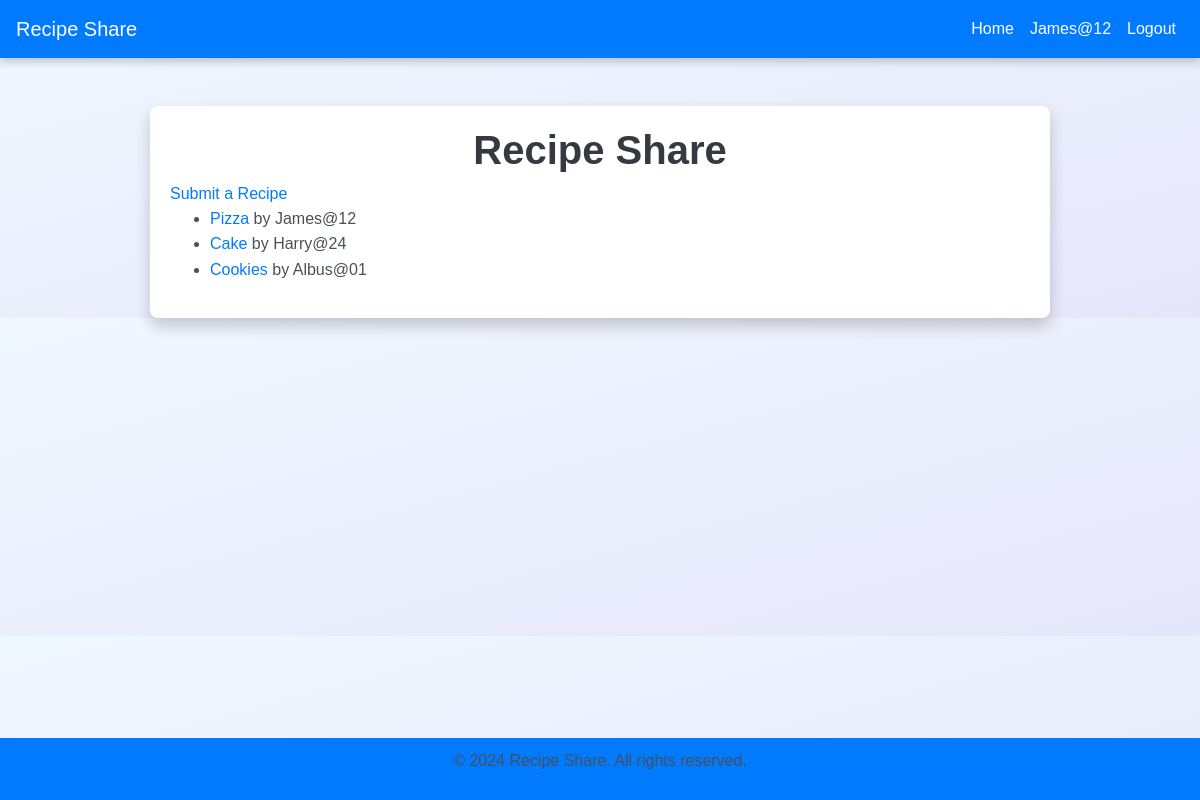
Screenshot of / (signed in) with the database file from the repository.
### app/models.py (models this page shows, shortened)
class Recipe(models.Model):
    title = models.CharField(max_length=100)
    ingredients = models.TextField()
    instructions = models.TextField()
    image = models.ImageField(upload_to='images/')
    author = models.ForeignKey(User, on_delete=models.CASCADE)
    created_at = models.DateTimeField(auto_now_add=True)
    likes = models.ManyToManyField(User, related_name='recipe_likes', blank=True)

### app/views.py (the view)
# urls.py: path('', views.index, name='index'),
def index(request):
    recipes = Recipe.objects.all()
    return render(request, 'app/index.html', {'recipes': recipes})

### app/templates/app/index.html
{% extends 'app/base.html' %}
{% block content %}
    <h1>Recipe Share</h1>
    <a href="{% url 'submit_recipe' %}">Submit a Recipe</a>
    <ul>
        {% for recipe in recipes %}
            <li>
                <a href="{% url 'view_recipe' recipe.id %}">{{ recipe.title }}</a> by {{ recipe.author }}
            </li>
        {% endfor %}
    </ul>
{% endblock %}

### app/templates/app/base.html (shortened to what this page needs)
<!DOCTYPE html>
<html lang="en">
<head>
    {% load static %}
    <link rel="stylesheet" href="https://maxcdn.bootstrapcdn.com/bootstrap/4.5.2/css/bootstrap.min.css">
    <link rel="stylesheet" href="{% static 'css/styles.css' %}">
</head>
<body>
    <nav class="navbar navbar-expand-lg">
        <a class="navbar-brand" href="{% url 'index' %}">Recipe Share</a>
        <div class="collapse navbar-collapse" id="navbarNav">
            <ul class="navbar-nav ml-auto">
                <li class="nav-item">
                    <a class="nav-link" href="{% url 'index' %}">Home</a>
                </li>
                {% if user.is_authenticated %}
                    <li class="nav-item">
                        <a class="nav-link" href="{% url 'view_user' user.id %}">{{ user.username }}</a>
                    </li>
                    <li class="nav-item">
                        <a class="nav-link" href="{% url 'logout' %}">Logout</a>
                    </li>
                {% endif %}
            </ul>
        </div>
    </nav>
    <div class="container mt-5">
        {% block content %}
        {% endblock %}
    </div>
    <footer>
        <p>&copy; 2024 Recipe Share. All rights reserved.</p>
    </footer>
</body>
</html>

### app/static/css/styles.css (style rules this page uses)
body { font-family: 'Arial', sans-serif; background: linear-gradient(to bottom right, #f0f8ff, #e6e6fa); margin: 0; padding: 0; }
.navbar { margin-bottom: 20px; background-color: #007bff !important; box-shadow: 0 4px 8px rgba(0, 0, 0, 0.2); }
.navbar-brand, .nav-link { color: #ffffff !important; }
.container { max-width: 900px; margin: 0 auto; padding: 20px; background-color: #ffffff; border-radius: 8px; box-shadow: 0 8px 16px rgba(0, 0, 0, 0.2); position: relative; z-index: 1; }
h1, h2 { color: #343a40; font-weight: bold; text-align: center; }
p, ul { color: #495057; line-height: 1.6; }
a { color: #007bff; text-decoration: none; transition: color 0.3s; }
footer { background-color: #007bff; color: #ffffff; padding: 10px 0; text-align: center; position: fixed; width: 100%; bottom: 0; left: 0; border-top: none; box-shadow: none; }

### rows the page displays
Recipe: title "Pizza", author "James@12"
Recipe: title "Cake", author "Harry@24"
Recipe: title "Cookies", author "Albus@01"

### other values shown
{{ user.username }} "James@12"
